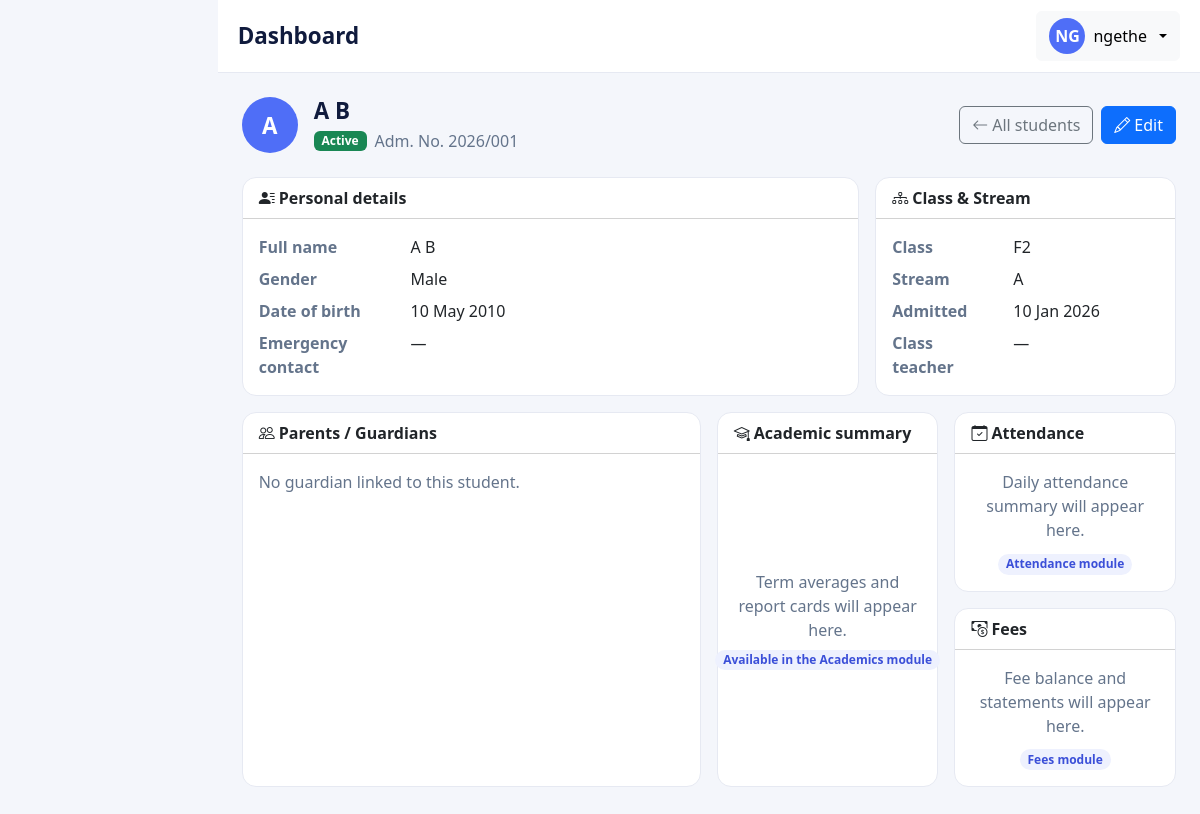
The page /students/1/ (signed in) on the database its author committed.
### accounts/models.py (models this page shows, shortened)
class UserProfile(models.Model):
    class Roles(models.TextChoices):
        ADMIN = 'ADMIN', 'Administrator'
        TEACHER = 'TEACHER', 'Teacher'
        PARENT = 'PARENT', 'Parent'
    user = models.OneToOneField(User, on_delete=models.CASCADE, related_name='profile')
    role = models.CharField(max_length=10, choices=Roles.choices, default=Roles.PARENT)
    phone = models.CharField(max_length=20, blank=True)
    @property
    def is_admin(self):
        return self.role == self.Roles.ADMIN

### students/models.py (models this page shows, shortened)
class Student(models.Model):
    class Gender(models.TextChoices):
        MALE = 'M', 'Male'
        FEMALE = 'F', 'Female'
    class Status(models.TextChoices):
        ACTIVE = 'ACTIVE', 'Active'
        INACTIVE = 'INACTIVE', 'Inactive'
        GRADUATED = 'GRADUATED', 'Graduated'
        TRANSFERRED = 'TRANSFERRED', 'Transferred'
        SUSPENDED = 'SUSPENDED', 'Suspended'
    user = models.OneToOneField(
        User, null=True, blank=True,
        on_delete=models.SET_NULL, related_name='student',
    )
    admission_no = models.CharField(max_length=20, unique=True)
    first_name = models.CharField(max_length=100)
    middle_name = models.CharField(max_length=100, blank=True)
    last_name = models.CharField(max_length=100)
    gender = models.CharField(max_length=1, choices=Gender.choices)
    date_of_birth = models.DateField()
    class_stream = models.ForeignKey(
        'core.ClassStream', on_delete=models.PROTECT, related_name='students',
    )
    parents = models.ManyToManyField(
        Parent, through='StudentParent', related_name='children',
    )
    date_admitted = models.DateField()
    status = models.CharField(
        max_length=12, choices=Status.choices, default=Status.ACTIVE,
    )
    contact_name = models.CharField(max_length=100, blank=True)
    contact_phone = models.CharField(max_length=20, blank=True)
    class Meta:
        ordering = ['admission_no']
    @property
    def full_name(self):
        middle = f' {self.middle_name}' if self.middle_name else ''
        return f'{self.first_name}{middle} {self.last_name}'

### core/models.py (models this page shows, shortened)
class ClassStream(models.Model):
    school_class = models.ForeignKey(
        SchoolClass, on_delete=models.PROTECT, related_name='class_streams',
    )
    stream = models.ForeignKey(
        Stream, on_delete=models.PROTECT, related_name='class_streams',
    )
    class_teacher = models.ForeignKey(
        Teacher, null=True, blank=True,
        on_delete=models.SET_NULL, related_name='headed_streams',
    )
    subjects = models.ManyToManyField(Subject, blank=True, related_name='class_streams')
    class Meta:
        ordering = ['school_class__name', 'stream__name']
        constraints = [
            models.UniqueConstraint(
                fields=['school_class', 'stream'],
                name='unique_class_stream',
            ),
        ]

class SchoolClass(models.Model):
    name = models.CharField(max_length=100, unique=True)
    is_active = models.BooleanField(default=True)
    class Meta:
        ordering = ['name']

class Stream(models.Model):
    name = models.CharField(max_length=50, unique=True)
    class Meta:
        ordering = ['name']

### students/views.py (the view, shortened to what this page needs)
# urls.py: path('<int:pk>/', views.StudentDetailView.as_view(), name='detail'),
class StudentDetailView(LoginRequiredMixin, DetailView):
    model = Student
    template_name = 'students/student_detail.html'
    context_object_name = 'student'
    def get_object(self, queryset=None):
        student = super().get_object(queryset=queryset)
        profile = _role(self.request)
        if profile is None:
            raise PermissionDenied('You do not have permission to access this page.')
        if profile.is_admin:
            return student

### accounts/access.py (called while the page is built)
def get_role(user):
    if not user or not user.is_authenticated:
        return None
    profile = getattr(user, 'profile', None)
    return profile.role if profile else None

### students/templatetags/students_tags.py (called while the page is built)
@register.filter
def status_badge(value):
    return STATUS_BADGE_CLASSES.get(value, 'text-bg-secondary')

### students/views.py (called while the page is built)
def _role(request):
    return getattr(request.user, 'profile', None)

### templates/students/student_detail.html (shortened to what this page needs)
{% extends 'base.html' %}
{% load students_tags %}
{% block content %}
  <div class="d-flex flex-wrap justify-content-between align-items-center gap-2 mb-4">
    <div class="d-flex align-items-center gap-3">
      <span class="user-avatar" style="width:56px;height:56px;font-size:1.4rem;">
        {{ student.first_name|slice:":1"|upper }}
      </span>
      <div>
        <h1 class="page-title mb-1">{{ student.full_name }}</h1>
        <div class="d-flex align-items-center gap-2">
          <span class="badge {{ student.status|status_badge }}">{{ student.get_status_display }}</span>
          <span class="text-subtle">Adm. No. {{ student.admission_no }}</span>
        </div>
      </div>
    </div>
    <div class="d-flex gap-2">
      <a href="{% url 'students:list' %}" class="btn btn-outline-secondary">
        <i class="bi bi-arrow-left me-1"></i>All students
      </a>
      {% if user_profile.is_admin %}
        <a href="{% url 'students:edit' student.pk %}" class="btn btn-primary">
          <i class="bi bi-pencil me-1"></i>Edit
        </a>
      {% endif %}
    </div>
  </div>
  <div class="row g-3 mb-3">
    <div class="col-12 col-lg-8">
      <div class="card card-body-section h-100">
        <div class="card-header bg-transparent fw-semibold">
          <i class="bi bi-person-lines-fill me-1"></i>Personal details
        </div>
        <div class="card-body">
          <dl class="row mb-0">
            <dt class="col-4 col-md-3 text-subtle">Full name</dt>
            <dd class="col-8 col-md-9 mb-2">{{ student.full_name }}</dd>
            <dt class="col-4 col-md-3 text-subtle">Gender</dt>
            <dd class="col-8 col-md-9 mb-2">{{ student.get_gender_display }}</dd>
            <dt class="col-4 col-md-3 text-subtle">Date of birth</dt>
            <dd class="col-8 col-md-9 mb-2">{{ student.date_of_birth|date:"d M Y"|default:"—" }}</dd>
            <dt class="col-4 col-md-3 text-subtle">Emergency contact</dt>
            <dd class="col-8 col-md-9 mb-0">
              {% if student.contact_name %}{{ student.contact_name }}{% else %}—{% endif %}
            </dd>
          </dl>
        </div>
      </div>
    </div>
    <div class="col-12 col-lg-4">
      <div class="card card-body-section h-100">
        <div class="card-header bg-transparent fw-semibold">
          <i class="bi bi-diagram-3 me-1"></i>Class &amp; Stream
        </div>
        <div class="card-body">
          <dl class="row mb-0">
            <dt class="col-5 text-subtle">Class</dt>
            <dd class="col-7 mb-2">{{ student.class_stream.school_class.name }}</dd>
            <dt class="col-5 text-subtle">Stream</dt>
            <dd class="col-7 mb-2">{{ student.class_stream.stream.name }}</dd>
            <dt class="col-5 text-subtle">Admitted</dt>
            <dd class="col-7 mb-2">{{ student.date_admitted|date:"d M Y" }}</dd>
            <dt class="col-5 text-subtle">Class teacher</dt>
            <dd class="col-7 mb-0">
              {{ student.class_stream.class_teacher.full_name|default:"—" }}
            </dd>
          </dl>
        </div>
      </div>
    </div>
  </div>
  <div class="row g-3 mb-3">
    <div class="col-12 col-lg-6">
      <div class="card card-body-section h-100">
        <div class="card-header bg-transparent fw-semibold">
          <i class="bi bi-people me-1"></i>Parents / Guardians
        </div>
        <div class="card-body">
          {% for link in student.guardian_links.all %}
            <div class="d-flex justify-content-between align-items-center border-bottom py-2">
              <div>
                <div class="fw-semibold">{{ link.parent.full_name }}</div>
                <div class="text-subtle small">
                  {{ link.get_relationship_display }}
                  {% if link.parent.phone %}&middot; {{ link.parent.phone }}{% endif %}
                  {% if link.parent.email %}&middot; {{ link.parent.email }}{% endif %}
                </div>
              </div>
            </div>
          {% empty %}
            <p class="text-subtle mb-0">No guardian linked to this student.</p>
          {% endfor %}
        </div>
      </div>
    </div>
    <div class="col-12 col-lg-3">
      <div class="card card-body-section h-100">
        <div class="card-header bg-transparent fw-semibold">
          <i class="bi bi-mortarboard me-1"></i>Academic summary
        </div>
        <div class="card-body d-flex flex-column justify-content-center text-center">
          <p class="text-subtle mb-2">Term averages and report cards will appear here.</p>
          <span class="badge rounded-pill bg-soft-primary align-self-center">Available in the Academics module</span>
        </div>
      </div>
    </div>
    <div class="col-12 col-lg-3">
      <div class="d-flex flex-column gap-3 h-100">
        <div class="card card-body-section flex-grow-1">
          <div class="card-header bg-transparent fw-semibold">
            <i class="bi bi-calendar-check me-1"></i>Attendance
          </div>
          <div class="card-body text-center">
            <p class="text-subtle mb-2">Daily attendance summary will appear here.</p>
            <span class="badge rounded-pill bg-soft-primary">Attendance module</span>
          </div>
        </div>
        <div class="card card-body-section flex-grow-1">
          <div class="card-header bg-transparent fw-semibold">
            <i class="bi bi-cash-coin me-1"></i>Fees
          </div>
          <div class="card-body text-center">
            <p class="text-subtle mb-2">Fee balance and statements will appear here.</p>
            <span class="badge rounded-pill bg-soft-primary">Fees module</span>
          </div>
        </div>
      </div>
    </div>
  </div>
{% endblock %}

### templates/partials/topbar.html (shortened to what this page needs)
<header class="app-topbar">
  <div class="d-flex align-items-center justify-content-between gap-2">
    <div class="d-flex align-items-center gap-2">
      <h1 class="page-title mb-0">{% block page_title %}{{ page_title|default:"Dashboard" }}{% endblock %}</h1>
    </div>
    <div class="d-flex align-items-center gap-2">
      {% if user_profile %}
        <div class="dropdown">
          <button class="btn btn-light dropdown-toggle d-flex align-items-center gap-2" type="button"
                  data-bs-toggle="dropdown" aria-expanded="false">
            <span class="user-avatar">{{ user_profile.user.username|slice:":2"|upper }}</span>
            <span class="d-none d-md-inline">{{ user_profile.user.get_full_name|default:user_profile.user.username }}</span>
          </button>
        </div>
      {% endif %}
    </div>
  </div>
</header>

### static/css/app.css (style rules this page uses)
:root { --brand-navy: #101b3d; --brand-navy-2: #1b2a5e; --brand-accent: #4f6ef7; --brand-accent-soft: #eef1fe; --body-bg: #f4f6fb; --sidebar-width: 264px; --text-muted: #64748b; }
body.app-body { background-color: var(--body-bg); font-family: 'Segoe UI', system-ui, -apple-system, sans-serif; }
.app-topbar { background: #fff; border-bottom: 1px solid #e6e9f2; padding: 0.7rem 1.25rem; position: sticky; top: 0; z-index: 100; }
.card-body-section { background: #fff; border: 1px solid #e6e9f2; border-radius: 14px; }
.page-title { font-size: 1.4rem; font-weight: 700; color: var(--brand-navy); margin: 0; }
.text-subtle { color: var(--text-muted); }
.bg-soft-primary { background: var(--brand-accent-soft) !important; color: #3b4fd8 !important; }
.user-avatar { width: 36px; height: 36px; border-radius: 50%; background: var(--brand-accent); color: #fff; display: inline-flex; align-items: center; justify-content: center; font-weight: 600; }

### rows shown on the page
UserProfile: user.username "NG", user.get_full_name "ngethe"
Student: first_name "A", full_name "A B", status "Active", admission_no "2026/001", gender "Male", date_of_birth "10 May 2010", class_stream.school_class.name "F2", class_stream.stream.name "A", date_admitted "10 Jan 2026", class_stream.class_teacher.full_name "—"

### other values the page prints
{{ page_title|default:"Dashboard" }} "Dashboard"
